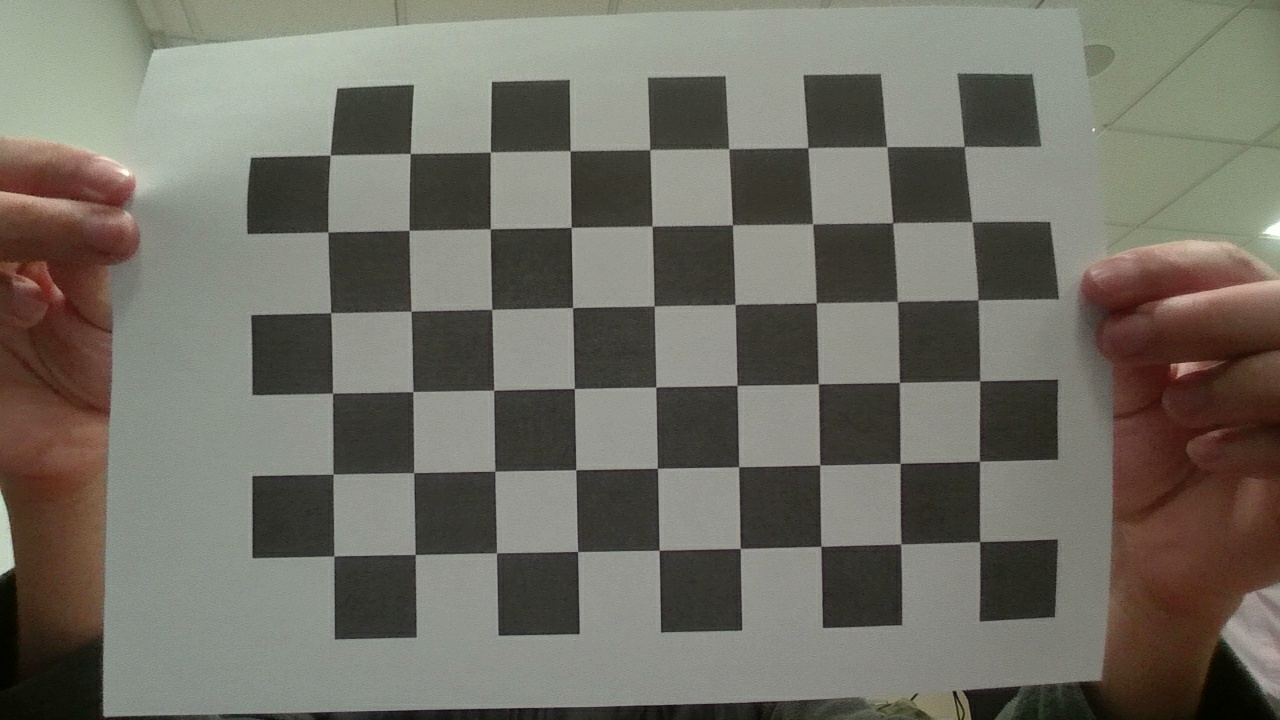
#> input picture Calibration_images_Ray/1.jpg, 1280 x 720 px
$ python -i security.py   (imports and definitions only)
#> lines starting #> are read from the running program, lines starting #| are printed output that depends on the picture; after the words box and inside, x2 and y2 are one past the last pixel; in counts of white or black regions, pixels touching at a corner belong together
#> further down, picture is the input picture: shape (720, 1280, 3); mean B, G, R 100.7, 110.8, 113.2
import cv2
import numpy as np

PATTERN_NONE = 0
PATTERN_CIRCLE = 1
PATTERN_TRIANGLE = 2
PATTERN_SQUARE = 3

MIN_LEN = 4  # longitud mínima de la contraseña


def clasificar_contorno(cnt):
    area = cv2.contourArea(cnt)
    if area < 1000:
        return PATTERN_NONE

    peri = cv2.arcLength(cnt, True)
    if peri == 0:
        return PATTERN_NONE

    approx = cv2.approxPolyDP(cnt, 0.04 * peri, True)
    vertices = len(approx)

    circularity = 4 * np.pi * area / (peri * peri)

    if circularity > 0.8:
        return PATTERN_CIRCLE

    if vertices == 3:
        return PATTERN_TRIANGLE

    if 4 <= vertices <= 6:
        x, y, w, h = cv2.boundingRect(cnt)
        ratio = w / float(h)
        if 0.8 <= ratio <= 1.2:
            return PATTERN_SQUARE

    return PATTERN_NONE


def detectar_patron(frame):
    gray = cv2.cvtColor(frame, cv2.COLOR_BGR2GRAY)
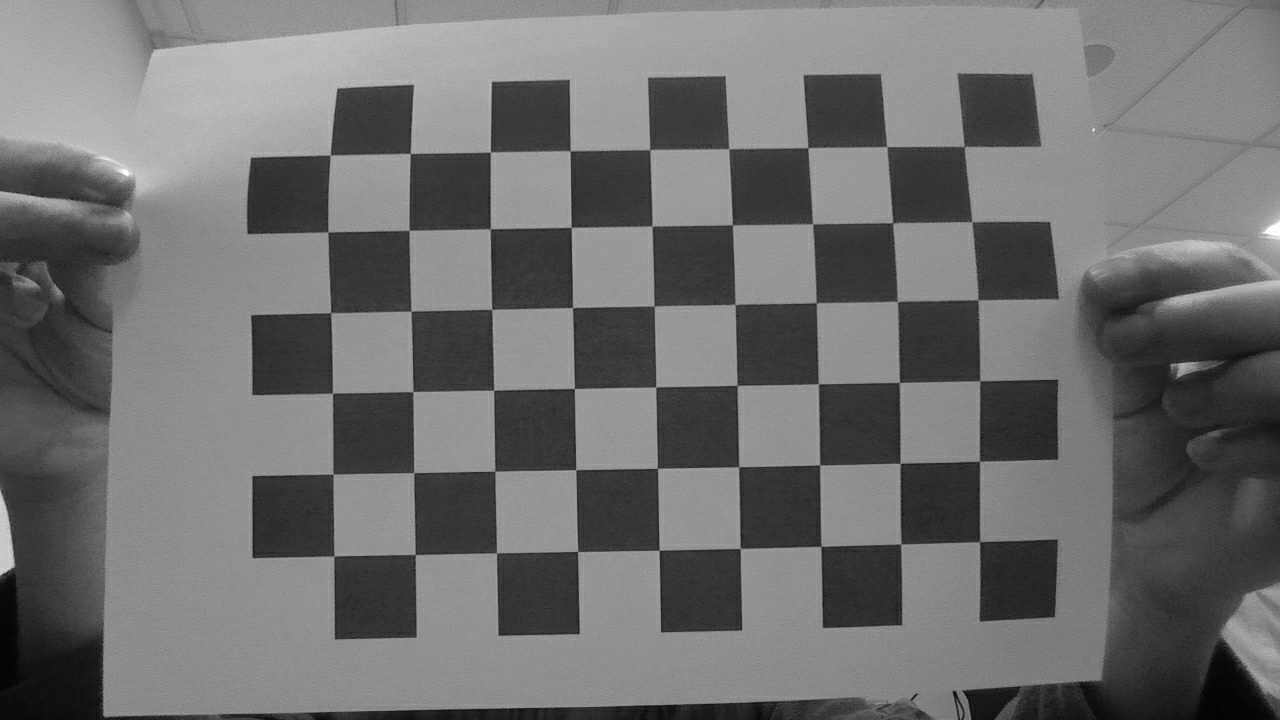
#> gray: shape (720, 1280); min 2, max 254, mean 110.4
    blur = cv2.GaussianBlur(gray, (5, 5), 0)

    _, thresh = cv2.threshold(
        blur, 0, 255, cv2.THRESH_BINARY_INV + cv2.THRESH_OTSU
    )
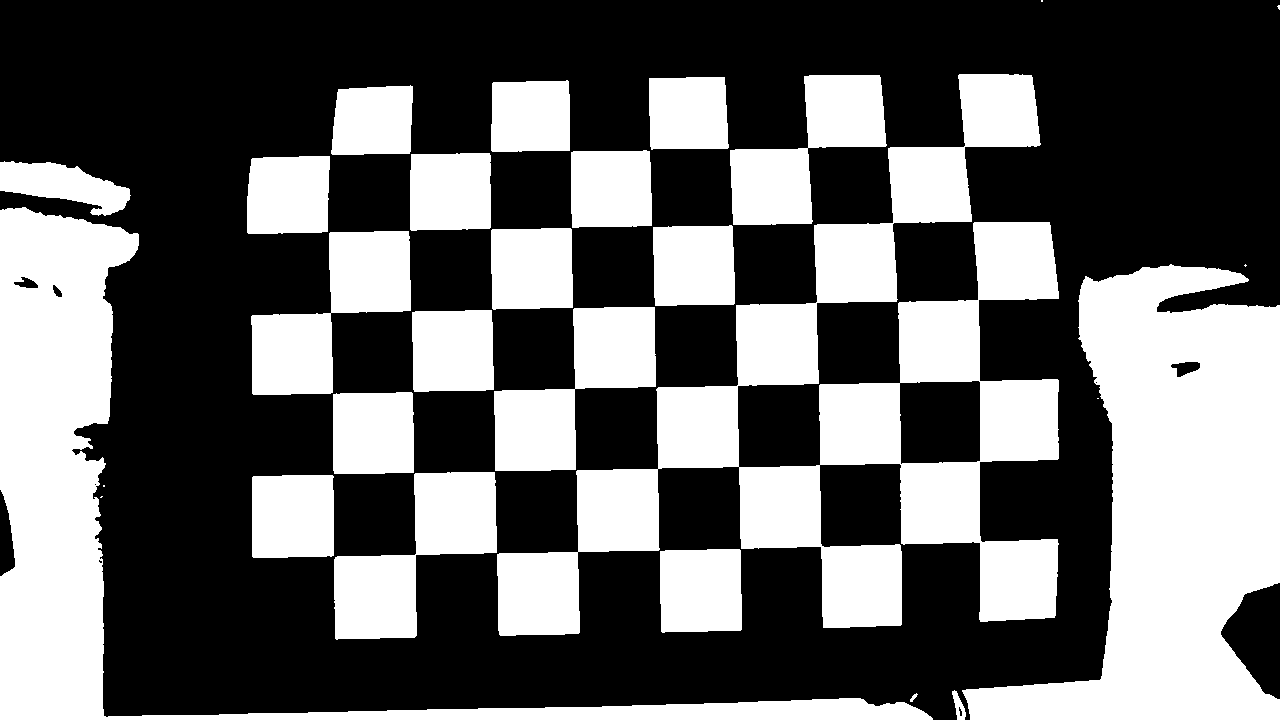
#> thresh: shape (720, 1280); 39.5% white; 28 white regions (6 under 20 px), largest, box (x1, y1, x2, y2) and area: (497, 74, 1059, 636) 95461, (962, 264, 1280, 720) 77428, (0, 207, 933, 720) 62161

    h, w = thresh.shape
#> h = 720; w = 1280

    x1 = int(w * 0.3)
#> x1 = 384
    x2 = int(w * 0.7)
#> x2 = 896
    y1 = int(h * 0.3)
#> y1 = 216
    y2 = int(h * 0.7)
#> y2 = 503
    roi = thresh[y1:y2, x1:x2]
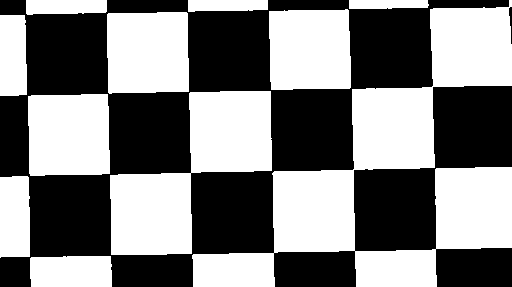
#> roi: shape (287, 512); 50% white; 11 white regions

    contours, _ = cv2.findContours(
        roi, cv2.RETR_EXTERNAL, cv2.CHAIN_APPROX_SIMPLE
    )
#> contours = 11 contours; largest, box (x1, y1, x2, y2) and area: (192, 0, 512, 287) 30479, (110, 91, 272, 255) 12776, (107, 12, 189, 94) 6320, (28, 94, 110, 176) 6316, (269, 9, 351, 90) 6202

    if not contours:
        return PATTERN_NONE, (x1, y1, x2, y2), None

    roi_h, roi_w = roi.shape
#> roi_h = 287; roi_w = 512
    min_area = 0.08 * roi_w * roi_h
#> min_area = 11755.5

    candidatos = []
    for c in contours:
        area = cv2.contourArea(c)
        if area < min_area:
            continue
        x, y, cw, ch = cv2.boundingRect(c)
        ratio_minmax = min(cw, ch) / float(max(cw, ch))
        if ratio_minmax < 0.35:
            continue
        cx = x + cw / 2.0
        cy = y + ch / 2.0
        if not (roi_w * 0.25 < cx < roi_w * 0.75 and roi_h * 0.25 < cy < roi_h * 0.75):
            continue
        candidatos.append(c)
#> this loop made 11 passes
#> area on passes 1, 2, 3, 5, 6, 7, 9, 10, 11: 2378, 2281, 6316, 2017.5, 6320, 6202.5, 589.5, 781, 1019
#> (area, x, y, cw, ch, ratio_minmax, cx, cy) on passes 4, 8: (12776, 110, 91, 162, 164, 0.988, 191, 173), (30479, 192, 0, 320, 287, 0.897, 352, 143.5)
#> after the loop, candidatos = 2 contours; box (x1, y1, x2, y2) and area: (192, 0, 512, 287) 30479, (110, 91, 272, 255) 12776

    if not candidatos:
        return PATTERN_NONE, (x1, y1, x2, y2), None

    cnt = max(candidatos, key=cv2.contourArea)
#> cnt = contour of 124 points, box (x1, y1, x2, y2) (192, 0, 512, 287), area 30479
    cnt_shifted = cnt + np.array([[x1, y1]])
#> cnt_shifted = 124 rows, first 8: [893, 216], [893, 222], [892, 223], [880, 223], [879, 224], [869, 224], [868, 223], [867, 223]

    patron = clasificar_contorno(cnt_shifted)
#> in clasificar_contorno, `area = cv2.contourArea(cnt)`: area = 30479
#> in clasificar_contorno, `peri = cv2.arcLength(cnt, True)`: peri = 1768.9
#> in clasificar_contorno, `approx = cv2.approxPolyDP(cnt, 0.04 * peri, True)`: approx = [[895, 216], [577, 502], [895, 463], [895, 383], [737, 428]]
#> in clasificar_contorno, `vertices = len(approx)`: vertices = 5
#> in clasificar_contorno, `circularity = 4 * np.pi * area / (peri * peri)`: circularity = 0.122
#> in clasificar_contorno, `x, y, w, h = cv2.boundingRect(cnt)`: x = 576; y = 216; w = 320; h = 287
#> in clasificar_contorno, `ratio = w / float(h)`: ratio = 1.11
#> patron = 3

    return patron, (x1, y1, x2, y2), cnt_shifted


# [8 lines left out: function nombre_patron, not called in this run]


def secuencia_a_texto(seq):
    return "-".join(nombre_patron(p) for p in seq)


# [167 lines left out: functions crear_contrasena, comprobar_contrasena, barrera_seguridad, not called in this run]

>>> import cv2
>>> picture = cv2.imread('Calibration_images_Ray/1.jpg')
>>> result = detectar_patron(picture)

$ run again, on Calibration_images_Ray/10.jpg
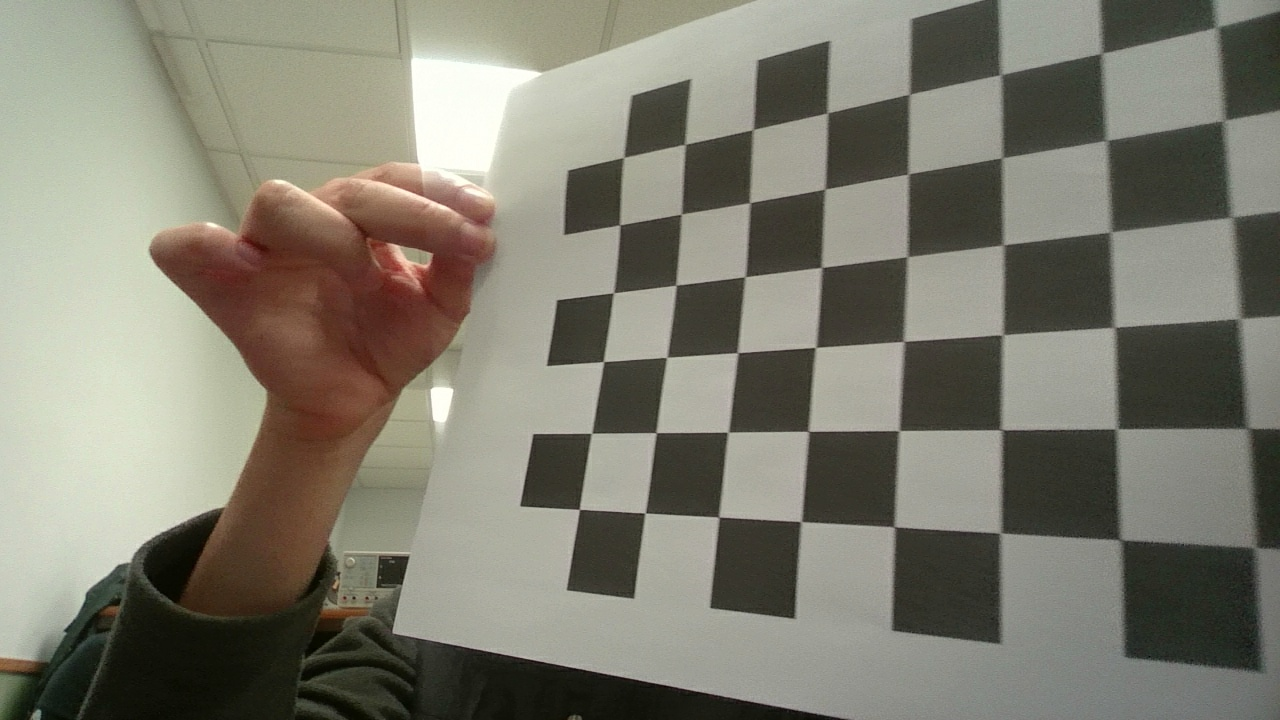
#> input picture Calibration_images_Ray/10.jpg, 1280 x 720 px
#> picture is the input picture: shape (720, 1280, 3); mean B, G, R 112, 125.1, 127.3
#> in detectar_patron, `_, thresh = cv2.threshold( blur, 0, 255, cv2.THRESH_BINARY_INV + cv2.T..`:
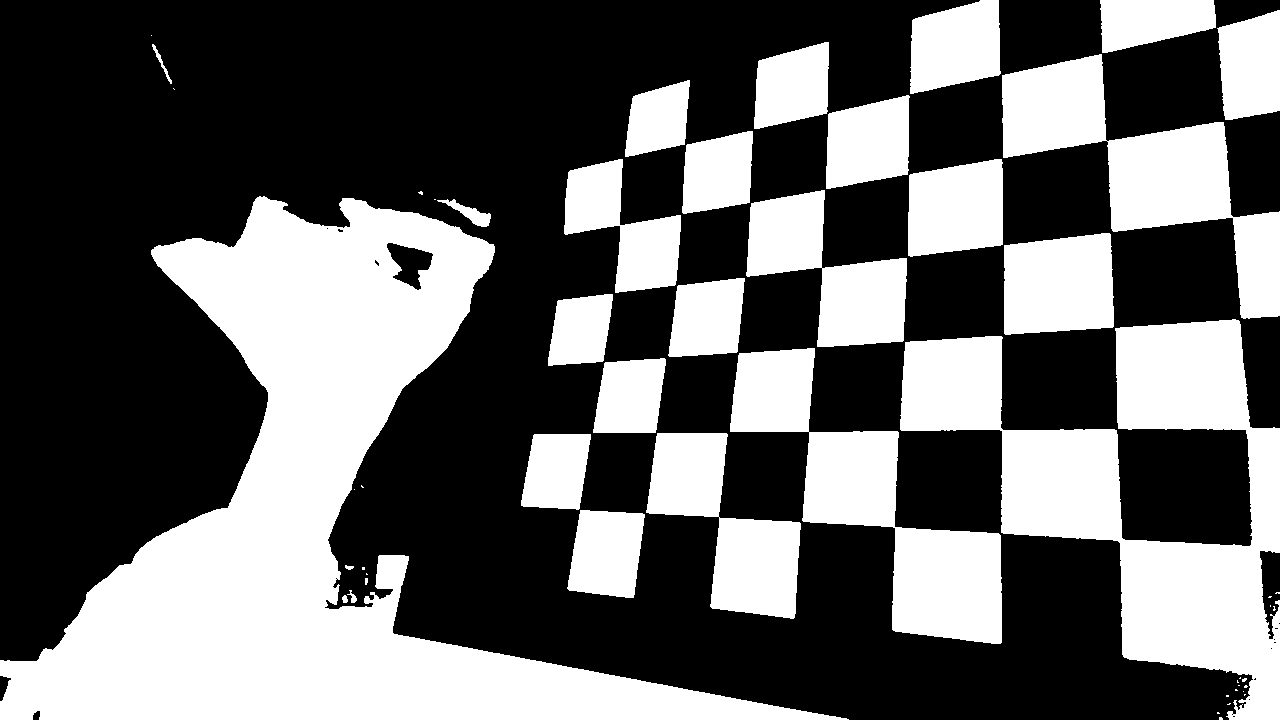
#> thresh: shape (720, 1280); 39.3% white; 51 white regions (25 under 20 px), largest, box (x1, y1, x2, y2) and area: (0, 196, 849, 720) 138739, (900, 319, 1280, 720) 59387, (730, 348, 1002, 644) 26458
#> in detectar_patron, `roi = thresh[y1:y2, x1:x2]`:
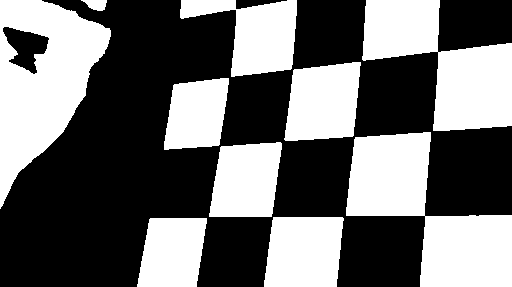
#> roi: shape (287, 512); 42.8% white; 10 white regions
#> contours = 10 contours; largest, box (x1, y1, x2, y2) and area: (0, 0, 111, 209) 13226, (346, 132, 512, 287) 12395, (362, 0, 512, 131) 10104, (264, 217, 344, 287) 4900, (284, 62, 361, 141) 4851
#> the loop in detectar_patron, `for c in contours:` made 10 passes
#> area on passes 1, 2, 3, 5, 6, 7, 8, 9: 3929.5, 4900.5, 4408.5, 3600, 4851, 10103.5, 4775, 165
#> after the loop in detectar_patron, `for c in contours:`: candidatos = []

$ run again, on Calibration_images_Ray/2.jpg
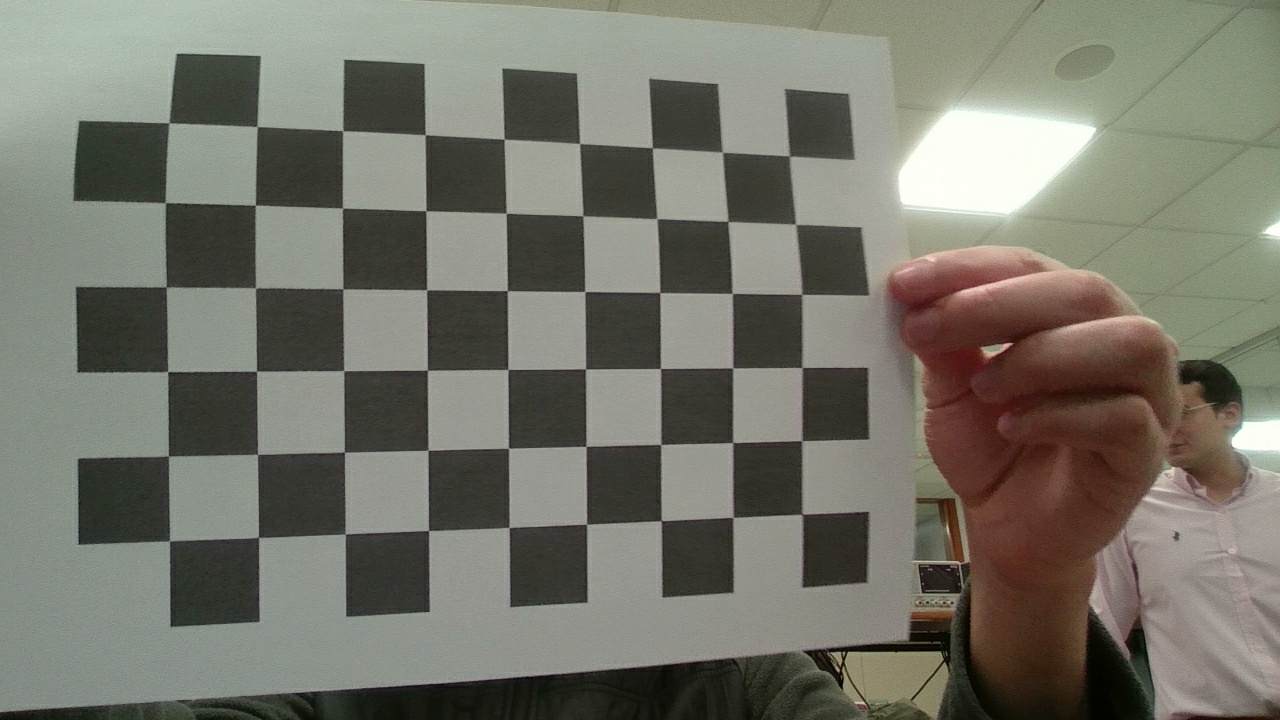
#> input picture Calibration_images_Ray/2.jpg, 1280 x 720 px
#> picture is the input picture: shape (720, 1280, 3); mean B, G, R 106.3, 116.9, 117.6
#> in detectar_patron, `_, thresh = cv2.threshold( blur, 0, 255, cv2.THRESH_BINARY_INV + cv2.T..`:
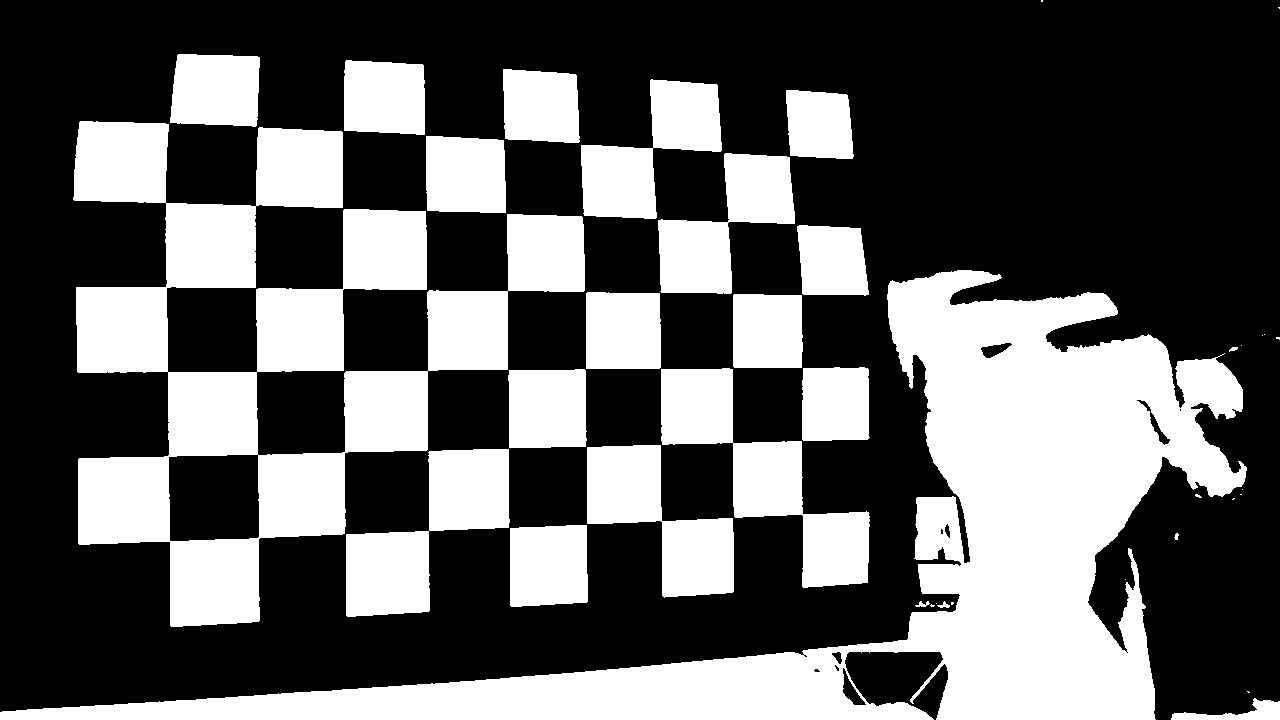
#> thresh: shape (720, 1280); 37.3% white; 38 white regions (15 under 20 px), largest, box (x1, y1, x2, y2) and area: (0, 270, 1247, 720) 132150, (73, 121, 585, 627) 92255, (661, 368, 870, 588) 15313
#> in detectar_patron, `roi = thresh[y1:y2, x1:x2]`:
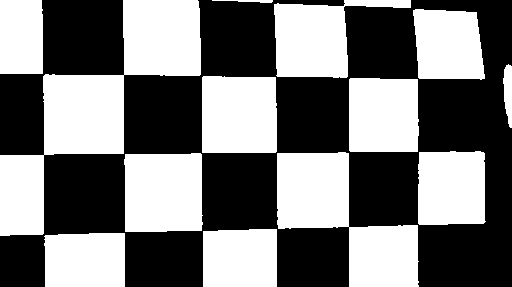
#> roi: shape (287, 512); 47.1% white; 13 white regions
#> contours = 13 contours; largest, box (x1, y1, x2, y2) and area: (0, 0, 201, 236) 15260, (277, 152, 419, 287) 9333, (124, 153, 203, 232) 5838, (202, 76, 277, 153) 5542, (274, 0, 411, 78) 5393
#> the loop in detectar_patron, `for c in contours:` made 13 passes
#> area on passes 1 to 8: 4136, 4101, 5837.5, 9333, 4704.5, 4938.5, 5542, 362.5
#> after the loop in detectar_patron, `for c in contours:`: candidatos = []
